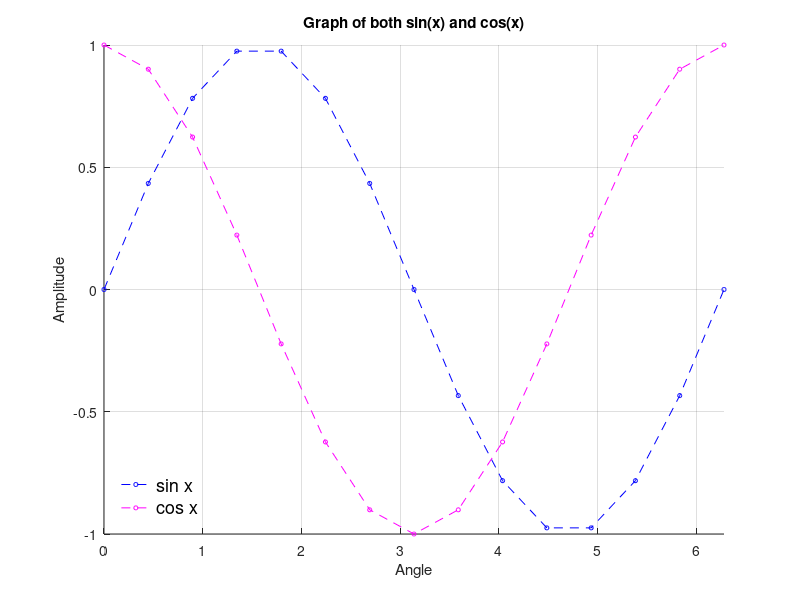

Write the MATLAB code that produced this figure.
% Name: Priyadarshan Ghosh
% Roll no.: 72
clc;
clf;
x=linspace(0,2*pi, 15);
plot(x,sin(x),'b --o', 'linewidth', 0.5, 'MarkerSize',3, x,cos(x), 'm --o', 'linewidth', 0.5, 'MarkerSize',3)
axis([0, 2*pi, -1, +1]);
legend({'sin x','cos x'}, 'Location','southwest', 'FontSize',13);
legend('boxoff');
title('Graph of both sin(x) and cos(x)');
xlabel('Angle');
ylabel('Amplitude');
grid on;
box off;